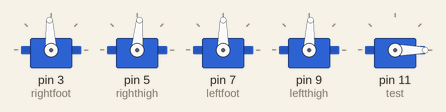
Recording of a sketch running on a simulated Arduino Uno, built with avr-gcc and run on an emulated ATmega328P. Shown: 5 × servo.

Above: at 0.05 s.
At 0.75 s:
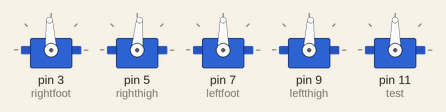
At 1.5 s:
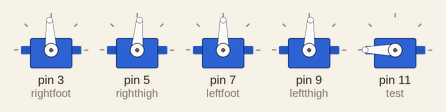
Timing chart, 0 to 3.5 s (numbered marks = the images above):
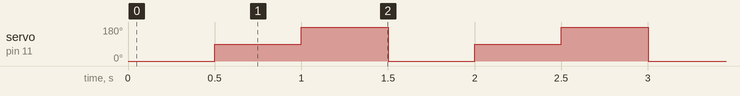

Measured:
- by itself, servo on pin 11 (test): repeats every 1.5 s: 180° 0.50 s, 0° 0.50 s, 90° 0.50 s

The sketch:

cali.ino
```cpp
#include <Servo.h>
Servo rightfoot;
Servo righthigh;
Servo leftfoot;
Servo leftthigh;
Servo test;
int pos;
void setup()
{
rightfoot.attach(3);
righthigh.attach(5);
leftfoot.attach(7);
leftthigh.attach(9);
test.attach(11);

righthigh.write(85);
leftthigh.write(87);
rightfoot.write(93);
leftfoot.write(90);
}

void loop() {
  // put your main code here, to run repeatedly:
  test.write(0);delay (500);
  test.write(90);delay (500);
  test.write(180);delay (500);
}
```
